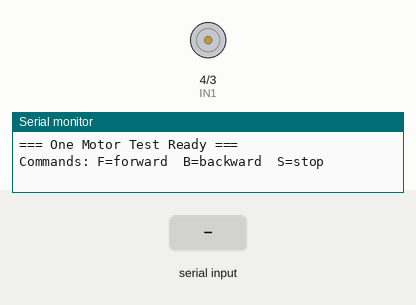
This sketch was run on a simulated Arduino Uno, built with avr-gcc and run on an emulated ATmega328P. On the bench: motor-driver pin pairs drawn as motors (green arrow = first pin HIGH = forward, orange = second pin HIGH = backward, longer = more drive, scaled by the enable pin), the last lines printed to the serial monitor. Inputs (shaded band) come from the test bench.

Above: at 1.7 s.
1.8 s: "F" received over Serial
At 2.9 s:
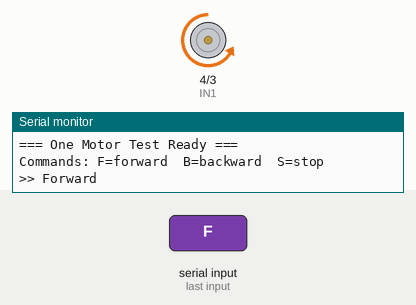
3.3 s: "B" received over Serial
At 4.1 s:
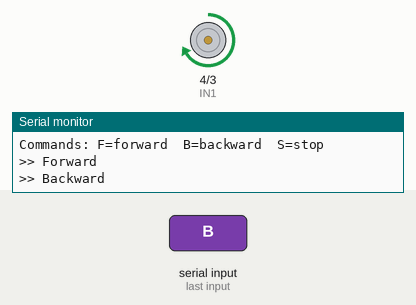
4.8 s: "S" received over Serial
At 5.2 s:
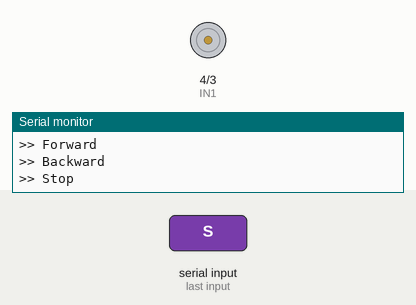
Timing chart, 0 to 7.8 s (numbered marks = the images above; inputs shaded):
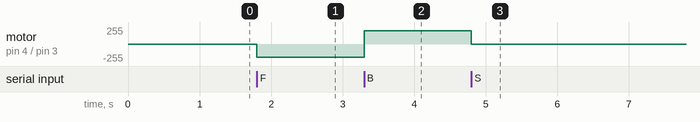

The sketch:

one_motor.ino
```cpp
// ================================================================
// ONE MOTOR TEST — Base Code
// ================================================================
// Purpose: Get a single DC motor spinning via the H-bridge
// Team:    Tank
// Test:    Open Serial Monitor (9600 baud), send single characters
//
// Commands:
//   F = Forward (motor spins one way)
//   B = Backward (motor spins the other way)
//   S = Stop
//
// This only controls the LEFT motor. Once this works, you know
// your H-bridge wiring is correct for one side. Then add the
// right motor.
// ================================================================

#define SPEED 200  // Motor speed (0-255)

// Left motor pins — match these to YOUR wiring
const int EN_A = 6;   // Enable pin (PWM speed control)
const int IN1  = 4;   // Direction pin 1
const int IN2  = 3;   // Direction pin 2

void setup() {
  Serial.begin(9600);

  pinMode(EN_A, OUTPUT);
  pinMode(IN1, OUTPUT);
  pinMode(IN2, OUTPUT);

  // Start with motor off
  digitalWrite(IN1, LOW);
  digitalWrite(IN2, LOW);
  analogWrite(EN_A, 0);

  delay(500);

  Serial.println("=== One Motor Test Ready ===");
  Serial.println("Commands: F=forward  B=backward  S=stop");
}

void loop() {
  if (Serial.available() > 0) {
    char cmd = Serial.read();

    switch (cmd) {
      case 'F':
        digitalWrite(IN1, LOW);
        digitalWrite(IN2, HIGH);
        analogWrite(EN_A, SPEED);
        Serial.println(">> Forward");
        break;

      case 'B':
        digitalWrite(IN1, HIGH);
        digitalWrite(IN2, LOW);
        analogWrite(EN_A, SPEED);
        Serial.println(">> Backward");
        break;

      case 'S':
        digitalWrite(IN1, LOW);
        digitalWrite(IN2, LOW);
        analogWrite(EN_A, 0);
        Serial.println(">> Stop");
        break;
    }
  }
}
```

Measured:
- after the input at 1.8 s, motor on pin 4 (IN1) / pin 3 (IN2): stopped → backward 200/255 at once
- after the input at 3.3 s, motor on pin 4 (IN1) / pin 3 (IN2): backward 200/255 → forward 200/255 at once
- after the input at 4.8 s, motor on pin 4 (IN1) / pin 3 (IN2): forward 200/255 → stopped at once
